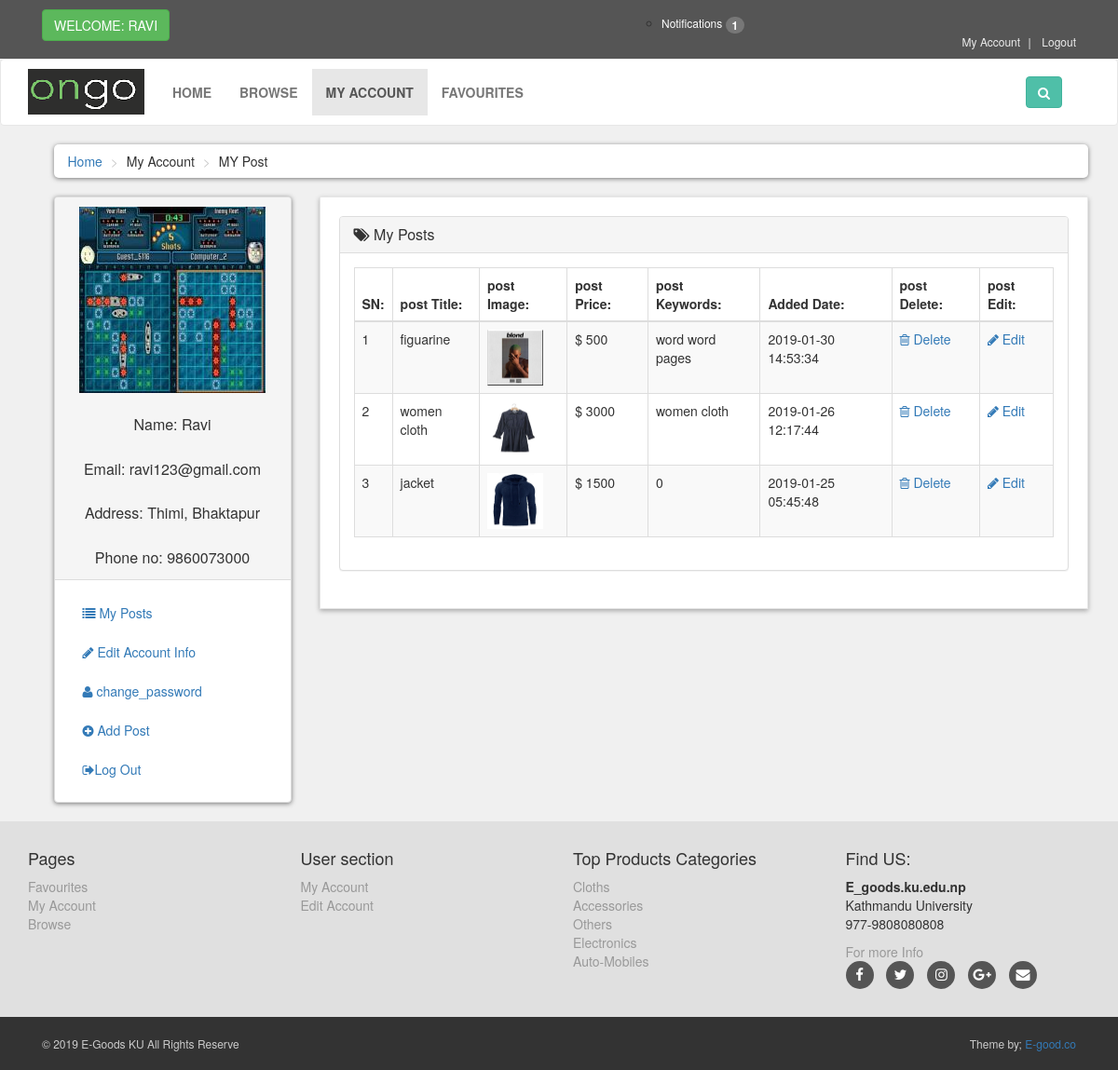
The page /customer/my_account.php?my_post (signed in) on the database its author committed.
### tables this page shows
CREATE TABLE `users` (
  `user_id` int(10) NOT NULL,
  `user_name` varchar(255) NOT NULL,
  `user_email` varchar(255) NOT NULL,
  `user_password` varchar(255) NOT NULL,
  `user_address` text NOT NULL,
  `user_phno` varchar(255) NOT NULL,
  `user_image` text NOT NULL
);

CREATE TABLE `goods` (
  `good_id` int(10) NOT NULL,
  `owner_id` int(10) NOT NULL,
  `good_cat` int(10) NOT NULL,
  `date` timestamp NOT NULL DEFAULT CURRENT_TIMESTAMP ON UPDATE CURRENT_TIMESTAMP,
  `good_title` text NOT NULL,
  `good_img1` text NOT NULL,
  `good_img2` text NOT NULL,
  `good_img3` text NOT NULL,
  `good_price` int(10) NOT NULL,
  `good_keywords` varchar(255) NOT NULL,
  `good_desc` text NOT NULL
);

CREATE TABLE `good_categories` (
  `g_cat_id` int(11) NOT NULL,
  `g_cat_title` text NOT NULL,
  `g_cat_desc` text NOT NULL
);

### customer/my_post.php (the view, shortened to what this page needs)
<?php
 if(isset($_SESSION['user_email'])){
$get_info = "select * from users where user_email = '{$_SESSION['user_email']}'";
$info_query = mysqli_query($con,$get_info);
$info_fetch=mysqli_fetch_array($info_query);
$user_id = $info_fetch['user_id'];
}
?>
<div class="row">
    <div class="col-lg-12">
        <div class="panel panel-default">
            <div class="panel-heading">
               <h3 class="panel-title">
                   <i class="fa fa-tags"></i>  My Posts
               </h3>
            </div>
            <div class="panel-body">
                <div class="table-responsive">
                    <table class="table table-striped table-bordered table-hover">
                        <thead>
                            <tr>
                              <th> SN: </th>
                                <th> post Title: </th>
                                <th> post Image: </th>
                                <th> post Price: </th>
                                <th> post Keywords: </th>
                                <th> Added Date: </th>
                                <th> post Delete: </th>
                                <th> post Edit: </th>
                            </tr>
                        </thead>
                        <tbody>
                            <?php
                                $i=0;
                                $get_good = "select * from goods  where owner_id = '$user_id' order by date DESC";
                                $run_good = mysqli_query($con,$get_good);
                                while($row_good=mysqli_fetch_array($run_good)){
                                  $good_id = $row_good['good_id'];
                                    $good_title = $row_good['good_title'];
                                    $good_img1 = $row_good['good_img1'];
                                    $good_price = $row_good['good_price'];
                                    $good_keywords = $row_good['good_keywords'];
                                    $good_date = $row_good['date'];
                                    $i++;
                            ?>
                            <tr>
                              <td> <?php echo $i; ?> </td>
                                <td> <?php echo $good_title; ?> </td>
                                <td> <img src="../admin_area/product_images/<?php echo $good_img1; ?>" width="60" height="60"></td>
                                <td> $ <?php echo $good_price; ?> </td>
                                <td> <?php echo $good_keywords; ?> </td>
                                <td> <?php echo $good_date ?> </td>
                                <td>
                                     <a href="my_account.php?delete_post=<?php echo $good_id; ?>">
                                        <i class="fa fa-trash-o"></i> Delete
                                     </a>
                                </td>
                                <td>
                                     <a href="my_account.php?edit_post=<?php echo $good_id; ?>">
                                        <i class="fa fa-pencil"></i> Edit
                                     </a>
                                </td>
                            </tr>
<?php } ?>
                        </tbody>
                    </table>
                </div>
            </div>
        </div>
    </div>
</div>

### customer/includes/header.php (shortened to what this page needs)
<?php
include("includes/db.php");
 ?>
 <?php
 if(isset($_SESSION['user_email'])){
 $get_info = "select * from users where user_email = '{$_SESSION['user_email']}'";
 $info_query = mysqli_query($con,$get_info);
 $info_fetch=mysqli_fetch_array($info_query);
 $user_name = $info_fetch['user_name'];
 }
 ?>
 <!DOCTYPE html>
 <html lang="en">
   <head>
     <link rel="stylesheet" href="styles/bootstrap-337.min.css">
     <link rel="stylesheet" href="font-awsome/css/font-awesome.min.css">
     <link rel="stylesheet" href="styles/style.css">
   </head>
  <body>
    <div id ="top">
      <div class="container">
        <div class="col-md-6 offer">
              <a href="#" class="btn btn-success btn-sn">
                <?php
                if(!isset($_SESSION['user_email'])){
                  echo "Welcome To ONGO";
                }else{
                  echo "Welcome: $user_name";
                }
                 ?>
             </a>
            </div>
              <div class="col-md-6">
                  <ul class="menu">
                    <?php
                    if(!isset($_SESSION['user_email'])){
                      echo "<li>
                        <a href='customer_register.php'>Register</a>
                      </li> ";
                    }else{
                      include "../includes/notification.php";
                    }
                     ?>
                    <li>
                      <a href="my_account.php?my_post">My Account</a>
                    </li>
                    <li>
                        <a href="login.php">
                          <?php
                            if(!isset($_SESSION['user_email'])){
                              echo "<a href='login.php'> Login </a>";
                            }else{
                              echo "<a href='logout.php'> Logout </a> ";
                            }
                           ?>
                        </a>
                    </li>
                  </ul>
              </div>
          </div>
      </div>
  <div id="navbar" class="navbar navbar-default">
        <div class="container">
        <div class="navbar-header">
          <a href="../index.php" class="navbar-brand home">
          <img src="images/ecom-store-logo.png" alt="E-goods logo" class="hidden-xs">
          </a>
        </div>
        <div class="navbar-collapse collapse" id="navigation">
          <div class="padding-nav">
            <ul class="nav navbar-nav left">
              <li class="<?php if($active=='Home') echo"active"; ?>">
                <a href="../index.php">Home</a>
              </li >
              <li class="<?php if($active=='Shop') echo"active"; ?>">
                <a href="../shop.php">Browse</a>
              </li>
              <li class="<?php if($active=='my_account') echo"active"; ?>">
                <?php
                if(!isset($_SESSION['user_email'])){
                  echo "<a href = 'login.php'>My Account</a>";
                }else{
                  echo "<a href = 'my_account.php?my_post'>My Account</a>";
                }
                 ?>
              </li>
              <li class="<?php if($active=='Favourites') echo"active"; ?>">
                <a href="../favourites.php">Favourites</a>
              </li>
            </ul>
          </div>
            <div class="navbar-collapse collapse right">
              <button class="btn btn-primary navbar-btn" type="button" data-toggle="collapse" data-target="#search">
                <i class="fa fa-search"></i>
              </button>
            </div>
        </div>
        </div>
  </div>

### customer/includes/sidebar.php (shortened to what this page needs)
<?php
 if(isset($_SESSION['user_email'])){
$get_img = "select * from users where user_email = '{$_SESSION['user_email']}'";
$img_query = mysqli_query($con,$get_img);
$img_fetch=mysqli_fetch_array($img_query);
$user_phno = $img_fetch['user_phno'];
$user_address = $img_fetch['user_address'];
$user_email = $img_fetch['user_email'];
$user_img = $img_fetch['user_image'];
$user_name = $img_fetch['user_name'];
}
?>
<div class="panel panel-default sidebar-menu">
  <div class="panel-heading">
    <center>
      <img src="customer_images/<?php echo $user_img; ?>" alt="prof-pic">
    </center>
    <br/>
    <h3 class="panel-title" align="center">
      Name: <?php echo $user_name; ?>
    </h3>
    <br/>
    <h3 class="panel-title" align="center">
      Email: <?php echo $user_email; ?>
    </h3>
    <br/>
    <h3 class="panel-title" align="center">
      Address: <?php echo $user_address; ?>
    </h3>
    <br/>
    <h3 class="panel-title" align="center">
      Phone no: <?php echo $user_phno; ?>
    </h3>
  </div>
  <div class="panel-body">
    <ul class="nav nav-pills nav-stacked ">
      <li class="<?php if(isset($_GET['my_favorites'])) {echo "active";}?>">
        <a href="my_account.php?my_post">
          <i class="fa fa-list"></i>
          My Posts
        </a>
        </li>
      <li class="<?php if(isset($_GET['edit_account'])) {echo "active";}?>">
        <a href="my_account.php?edit_account">
          <i class="fa fa-pencil"></i>
          Edit Account Info
        </a>
        </li>
        <li class="<?php if(isset($_GET['change_password'])) {echo "active";}?>">
          <a href="my_account.php?change_password">
            <i class="fa fa-user"></i>
            change_password
          </a>
          </li>
          <li class="<?php if(isset($_GET['add_post'])) {echo "active";}?>">
            <a href="my_account.php?add_post">
              <i class="fa fa-plus-circle"></i>
              Add Post
            </a>
            </li>
      <li> <a href="logout.php">
        <i class="fa fa-sign-out"></i>Log Out
      </a></li>
    </ul>
  </div>
</div>

### customer/includes/footer.php (shortened to what this page needs)
<div id="footer">
  <div class="container">
    <div class="row">
      <div class="col-sm-6 col-md-3">
        <h4>
          Pages
        </h4>
        <ul>
          <li><a href="../favourites.php">Favourites</a></li>
          <li><?php
                          if(!isset($_SESSION['user_email'])){
                            echo "<a href = '../login.php'>My Account</a>";
                          }else{
                            echo "<a href = 'my_account.php?my_post'>My Account</a>";
                          }
                           ?></li>
          <li><a href="../shop.php">Browse</a></li>
        </ul>
      </div>
      <div class="col-sm-6 col-md-3">
        <h4>User section</h4>
        <ul>
          <?php
                         if(!isset($_SESSION['user_email'])){
                           echo "<a href = '../login.php'>Login</a>";
                         }else{
                           echo "<a href = 'my_account.php?my_post'>My Account</a>";
                         }
                          ?>
          <li><?php
                         if(!isset($_SESSION['user_email'])){
                           echo "<a href = '../login.php'>Login</a>";
                         }else{
                           echo "<a href = 'my_account.php?edit_account'>Edit Account</a>";
                         }
                          ?></li>
        </ul>
      </div>
      <div class="com-sm-6 col-md-3">
        <h4>Top Products Categories</h4>
        <ul>
          <?php
          $get_g_cats = "select * from good_categories";
          $run_g_cats = mysqli_query($con,$get_g_cats);
          while($row_g_cats = mysqli_fetch_array($run_g_cats)){
            $g_cat_id = $row_g_cats['g_cat_id'];
            $g_cat_title = $row_g_cats['g_cat_title'];
            echo"
            <li>
              <a href='../shop.php?g_cat=$g_cat_id'>
                $g_cat_title
              </a>
            </li>
            ";
          }
           ?>
        </ul>
      </div>
      <div class="col-sm-6 col-md-3">
        <h4>Find US:</h4>
        <p>
          <strong>E_goods.ku.edu.np</strong>
          <br>Kathmandu University
          <br>977-9808080808
        </p>
        <a href="contact.php">For more Info</a>
        <p class="social">
          <a href="../#" class="fa fa-facebook">
          </a>
          <a href="../#" class="fa fa-twitter">
          </a>
          <a href="../#" class="fa fa-instagram">
          </a>
          <a href="../#" class="fa fa-google-plus">
          </a>
          <a href="../#" class="fa fa-envelope">
          </a>
        </p>
      </div>
    </div>
  </div>
</div>
<div id="copyright">
  <div class="container">
    <div class="col-md-6">
      <p class="pull-left">&copy; 2019 E-Goods KU All Rights Reserve</p>
    </div>
    <div class="col-md-6">
      <p class="pull-right">Theme by; <a href="#">E-good.co</a></p>
    </div>
  </div>
</div>

### customer/styles/style.css (style rules this page uses)
body { font-size: 14px; line-height: 1.42857143; color: #333333; background: #f0f0f0; overflow-x: hidden; }
#top { background: #555555; padding: 10px 0; }
#top .offer { color: #ffffff; }
#top .offer .btn { text-transform: uppercase; }
#top a { color: #ffffff; }
#top ul.menu { padding-top: 5px; margin: 0px; text-align: right; font-size: 12px; list-style: none; }
#top ul.menu > li { display: inline-block; }
#top ul.menu > li a { color: #eeeeee; }
#top ul.menu > li + li:before { content: "|\00a0"; color: #f7f7f7; padding: 0 5px; }
.navbar { background: #ffffff; }
.navbar-collapse .right { float: right; }
.navbar-brand { float: left; padding: 10px 15px; font-size: 18px; line-height: 20px; height: 70px; }
.navbar ul.nav > li > a { text-transform: uppercase; font-weight: bold; font-size: 14px; }
.padding-nav { padding-top: 10px; }
.btn-primary { color: rgb(255, 255, 255); background: rgb(79, 191, 168); border-color: rgb(65, 179, 156); }
#content .panel.sidebar-menu { box-sizing: border-box; box-shadow: 0px 1px 5px rgba(0, 0, 0, .5); }
#content .panel.sidebar-menu h3 { padding: 5px 0px; margin: 0px; }
#footer { background: #e0e0e0; padding: 20px 0; }
#footer a { color: #999999; padding: 0; text-decoration: none; }
#footer ul { list-style: none; padding-left: 0px; }
#footer .social { text-align: left; }
#footer .social a { margin: 0px 10px 0px 0px; display: inline-block; color: #ffffff; width: 30px; height: 30px; border-radius: 15px; line-height: 30px; font-size: 15px; text-align: center; vertical-align: bottom; background: #555555; text-decoration: none; }
#copyright { background: #333333; color: #cccccc; padding: 20px 0px; font-size: 12px; }
#copyright p { margin: 0px; }

### rows shown on the page
users: user_name "RAVI", user_image (picture), user_name "Ravi", user_email "ravi123@gmail.com", user_address "Thimi, Bhaktapur", user_phno "9860073000"
goods: good_title "figuarine", good_img1 (picture), good_price "500", good_keywords "word word pages", date "2019-01-30 14:53:34"
goods: good_title "women cloth", good_img1 (picture), good_price "3000", good_keywords "women cloth", date "2019-01-26 12:17:44"
goods: good_title "jacket", good_img1 (picture), good_price "1500", good_keywords "0", date "2019-01-25 05:45:48"
good_categories: g_cat_title "Cloths"
good_categories: g_cat_title "Accessories"
good_categories: g_cat_title "Others"
good_categories: g_cat_title "Electronics"
good_categories: g_cat_title "Auto-Mobiles"

### other values the page prints
count(fetchAll($query)) "1"
